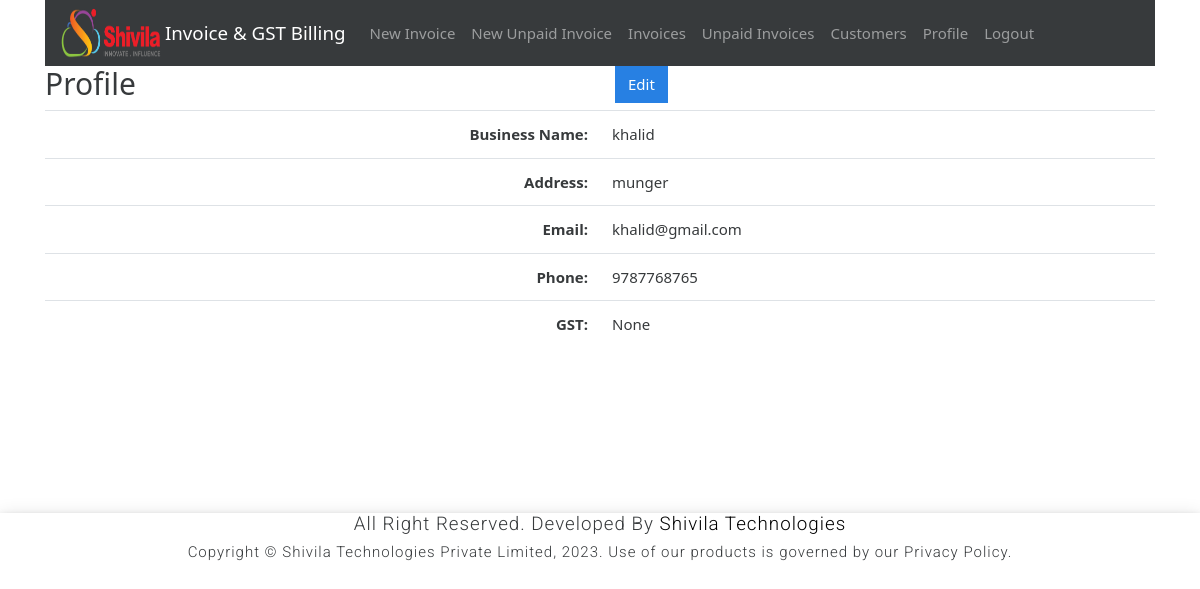
The app's page /profile (signed in) with its own data.
### gstbillingapp/models.py (models this page shows, shortened)
class UserProfile(models.Model):
    user = models.OneToOneField(User, on_delete=models.CASCADE)
    business_title = models.CharField(max_length=100, blank=True, null=True)
    business_address = models.TextField(max_length=400, blank=True, null=True)
    business_email = models.EmailField(blank=True, null=True)
    business_phone = models.CharField(max_length=20, blank=True, null=True)
    business_gst = models.CharField(max_length=15, blank=True, null=True)

### gstbillingapp/views.py (the view)
# urls.py: path('profile', views.user_profile, name='user_profile'),
@login_required
def user_profile(request):
    context = {}
    user_profile = get_object_or_404(UserProfile, user=request.user)
    context['user_profile'] = user_profile
    return render(request, 'gstbillingapp/user_profile.html', context)

### gstbillingapp/templates/gstbillingapp/user_profile.html
{% extends "gstbillingapp/base.html" %}
{% load static %}
{% block content %}
	<div class="row">
		<div class="col">
			<h2>Profile</h2>
		</div>
		<div class="col">
			<a href="{% url 'user_profile_edit' %}" id="user_profile_edit_btn"><button type="button" class="btn btn-primary">Edit</button></a>
		</div>
	</div>
	<table class="table">
		<tbody class="two-col-form">
			<tr>
				<th scope="row" class="text-right">Business Name:</th>
				<td class="form-input-td customer_search_area">{{user_profile.business_title}}</td>
			</tr>
			<tr>
				<th scope="row" class="text-right">Address:</th>
				<td class="form-input-td">{{user_profile.business_address}}</td>
			</tr>
			<tr>
				<th scope="row" class="text-right">Email:</th>
				<td class="form-input-td">{{user_profile.business_email}}</td>
			</tr>
			<tr>
				<th scope="row" class="text-right">Phone:</th>
				<td class="form-input-td">{{user_profile.business_phone}}</td>
			</tr>
			<tr>
				<th scope="row" class="text-right">GST:</th>
				<td class="form-input-td">{{user_profile.business_gst}}</td>
			</tr>
		</tbody>
	</table>
{% endblock %}

### gstbillingapp/static/gstbillingapp/main.css (style rules this page uses)
.two-col-form td, .two-col-form th { width: 25%; }

### gstbillingapp/templates/gstbillingapp/base.html (style rules this page uses)
a { text-decoration: none; color: black; }

### records on screen
UserProfile: business_title "khalid", business_address "munger", business_email "khalid@gmail.com", business_phone "9787768765", business_gst "None"
